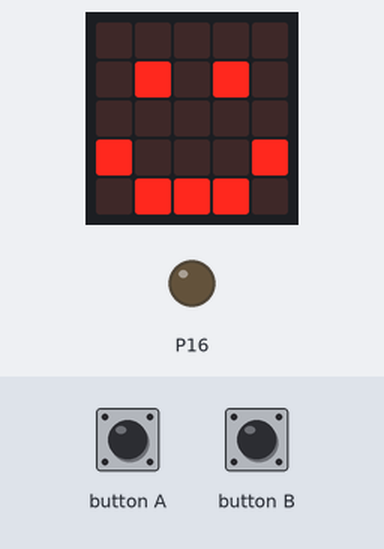
This program was run on a simulated BBC micro:bit (MakeCode). Parts: the board's 5×5 LED display, output pins drawn as LEDs (lit = HIGH). The test bench sets the inputs (shaded band).

Above: at 1.8 s.
1.9 s: button A pressed for 0.15 s
At 2.5 s:
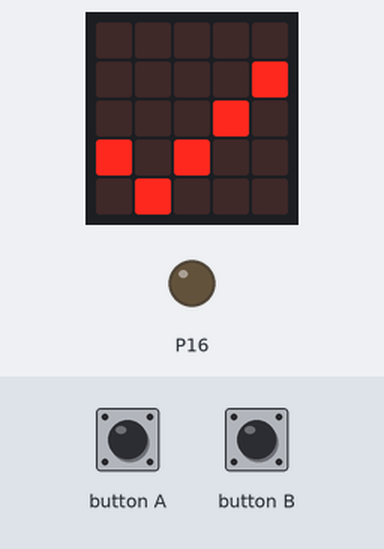
At 3.6 s:
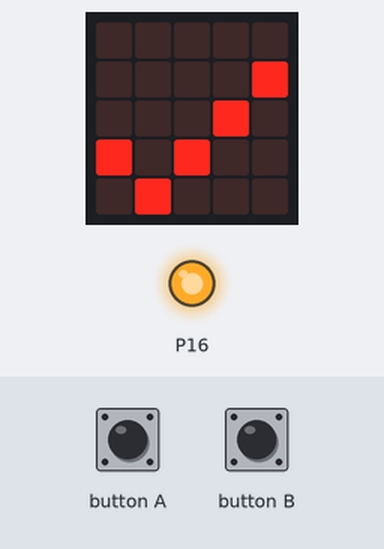
4.1 s: button B pressed for 0.15 s
At 5.3 s:
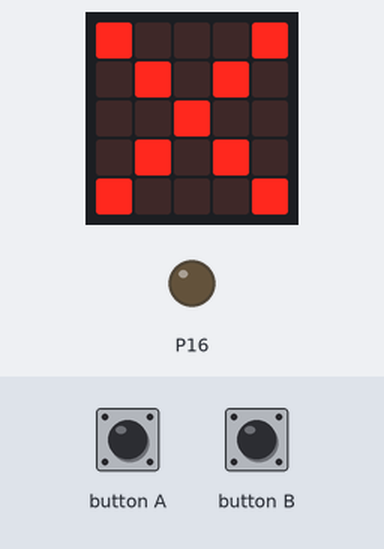
Timing chart, 0 to 7.1 s (numbered marks = the images above; inputs shaded):
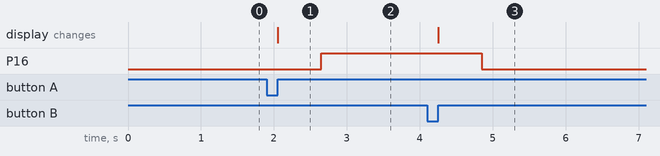

The program:

main.ts
```typescript
// (licence header left out)
// Setup
basic.clearScreen()
basic.showIcon(IconNames.Happy)
pins.digitalWritePin(DigitalPin.P16, 0)

// Turn on LED
input.onButtonPressed(Button.A, function () {
  basic.showIcon(IconNames.Yes)
  pins.digitalWritePin(DigitalPin.P16, 1)
})

// Turn off LED
input.onButtonPressed(Button.B, function () {
  basic.showIcon(IconNames.No)
  pins.digitalWritePin(DigitalPin.P16, 0)
})
```

Measured:
- after the input at 1.9 s, P16: LOW → HIGH after 0.75 s; the display: changes after 0.15 s (image 1)
- after the input at 4.1 s, P16: HIGH → LOW after 0.75 s; the display: changes after 0.15 s (image 3)
